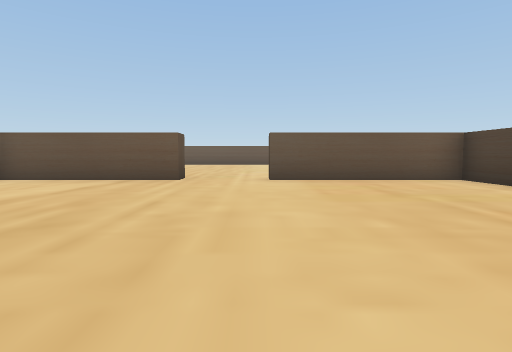
View 1 (above)

12 first-person views from a walk through a 3-D level made in the Unity game engine. The camera is 0.28 m above the floor, tilts 4° down and sees 80° across. The floor is counted in squares, 0.5 m on a side. Each view is taken from the middle of a square. On the plan, view 1 faces up. The plan holds only what a view shows up to about 9 squares ahead; the rest is blank. The place goes on beyond the plan.

View 2
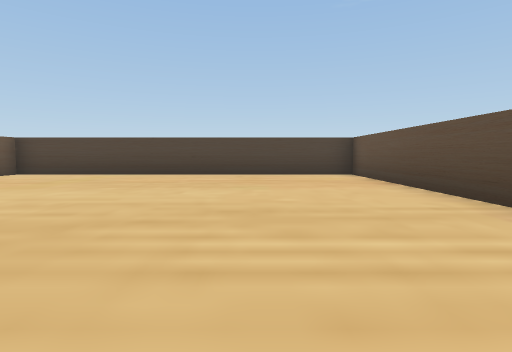

View 3
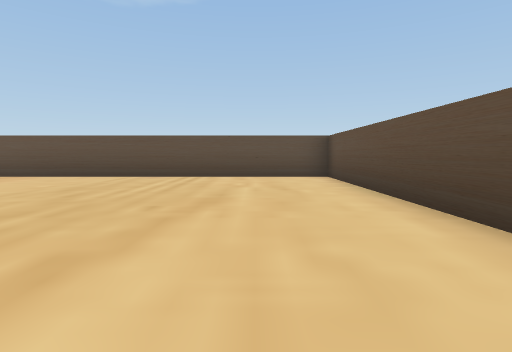

View 4
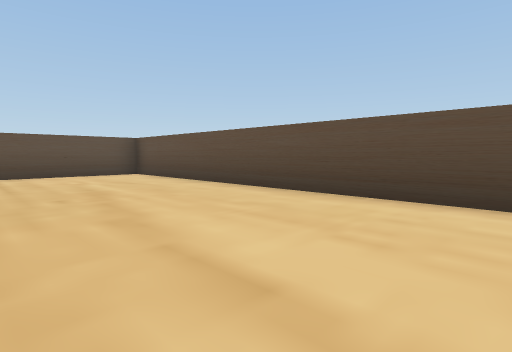

View 5
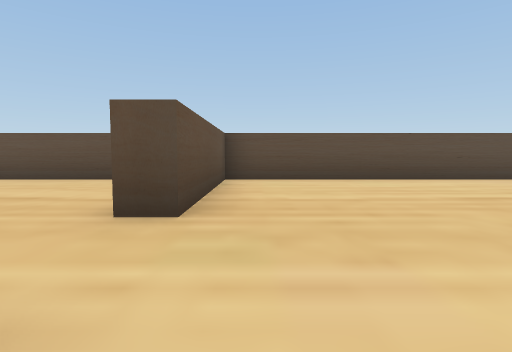

View 6
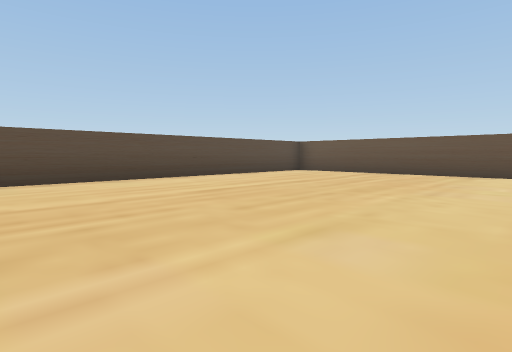

View 7
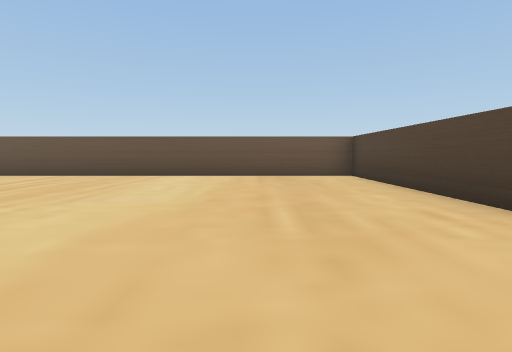

View 8
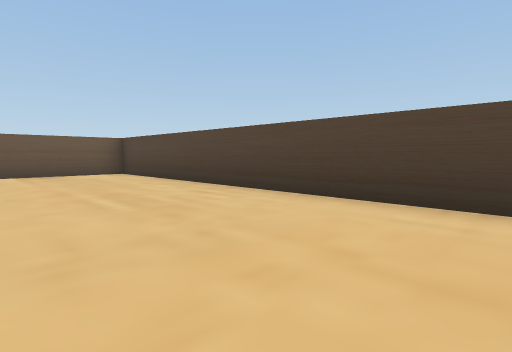

View 9
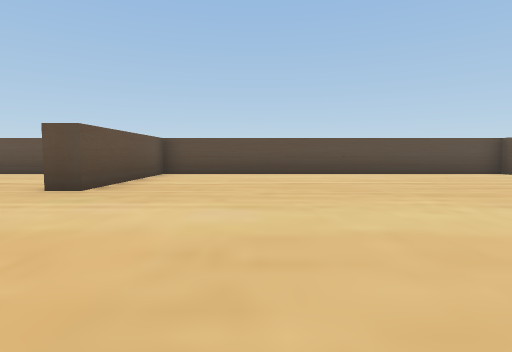

View 10
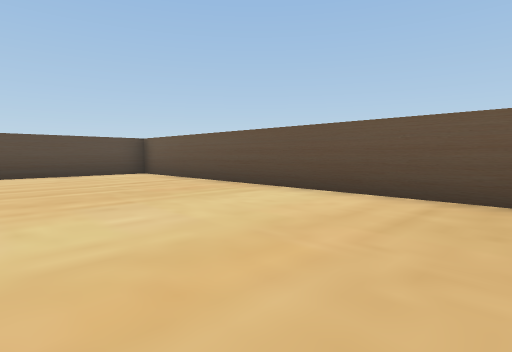

View 11
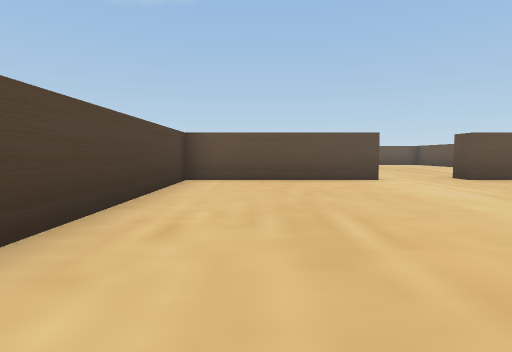

View 12
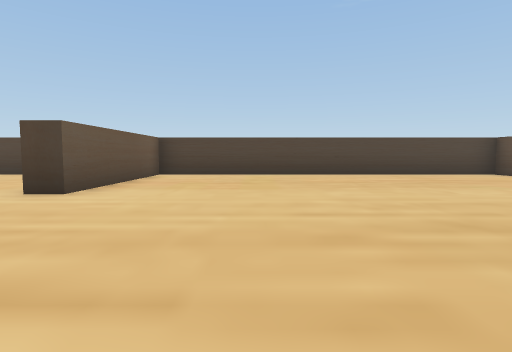

### Floor plan
Points are (right, up) in squares from view 1. A wall is a line through its corners. A room is listed if a view was taken in it or the views show most of it. See-through windows are left out.
Room 1 (views 1, 2, 3, 4, 12)
walls: (-1.7, 6.7) (-5.8, 6.7); (-5.8, 5.8) (-5.8, -2.7) (4.5, -2.7) (4.5, 6.7) (0.3, 6.7)
ways out: opening at (-0.5, 7) to room 2
Room 2 (views 5, 6, 7, 8, 9, 10, 11)
walls: (0.3, 6.7) (0.3, 7.3) (4.5, 7.3) (4.5, 17.1) (-5.8, 17.1) (-5.8, 7.3) (-1.7, 7.3) (-1.7, 6.7)
ways out: opening at (-0.5, 7) to room 1

Where each view was taken, in squares from view 1:
view 1: 0 up, 0 right, facing up
view 2: 0 up, 4 left, facing right
view 3: 5 up, 4 left, facing down
view 4: 6 up, 2 left, facing down-left
view 5: 8 up, 1 right, facing left
view 6: 8 up, 1 right, facing up-left
view 7: 9 up, 2 right, facing up
view 8: 8 up, 1 right, facing up-right
view 9: 10 up, 3 right, facing left
view 10: 13 up, 3 right, facing up-left
view 11: 14 up, 3 right, facing down
view 12: 4 up, 4 left, facing right
